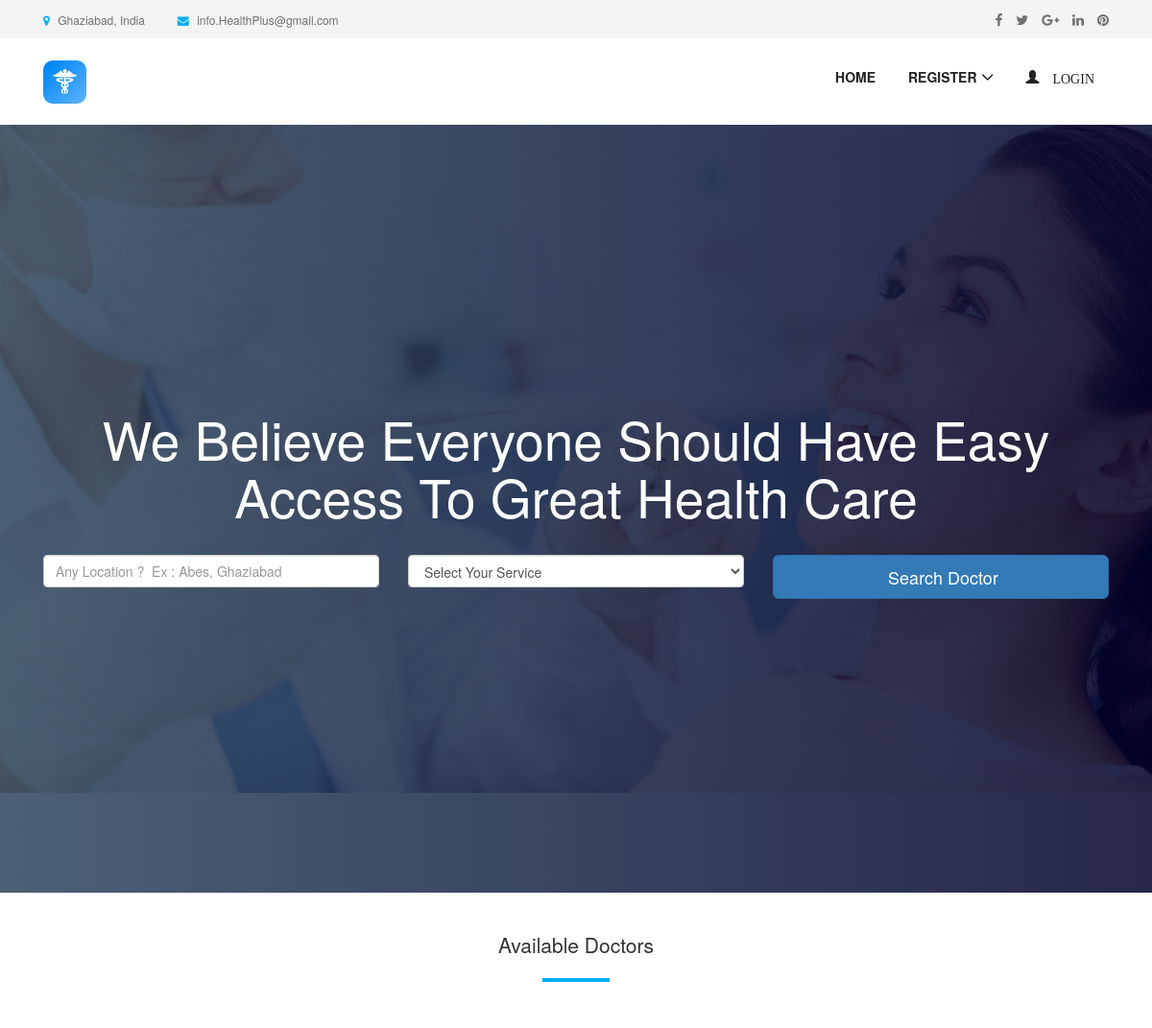
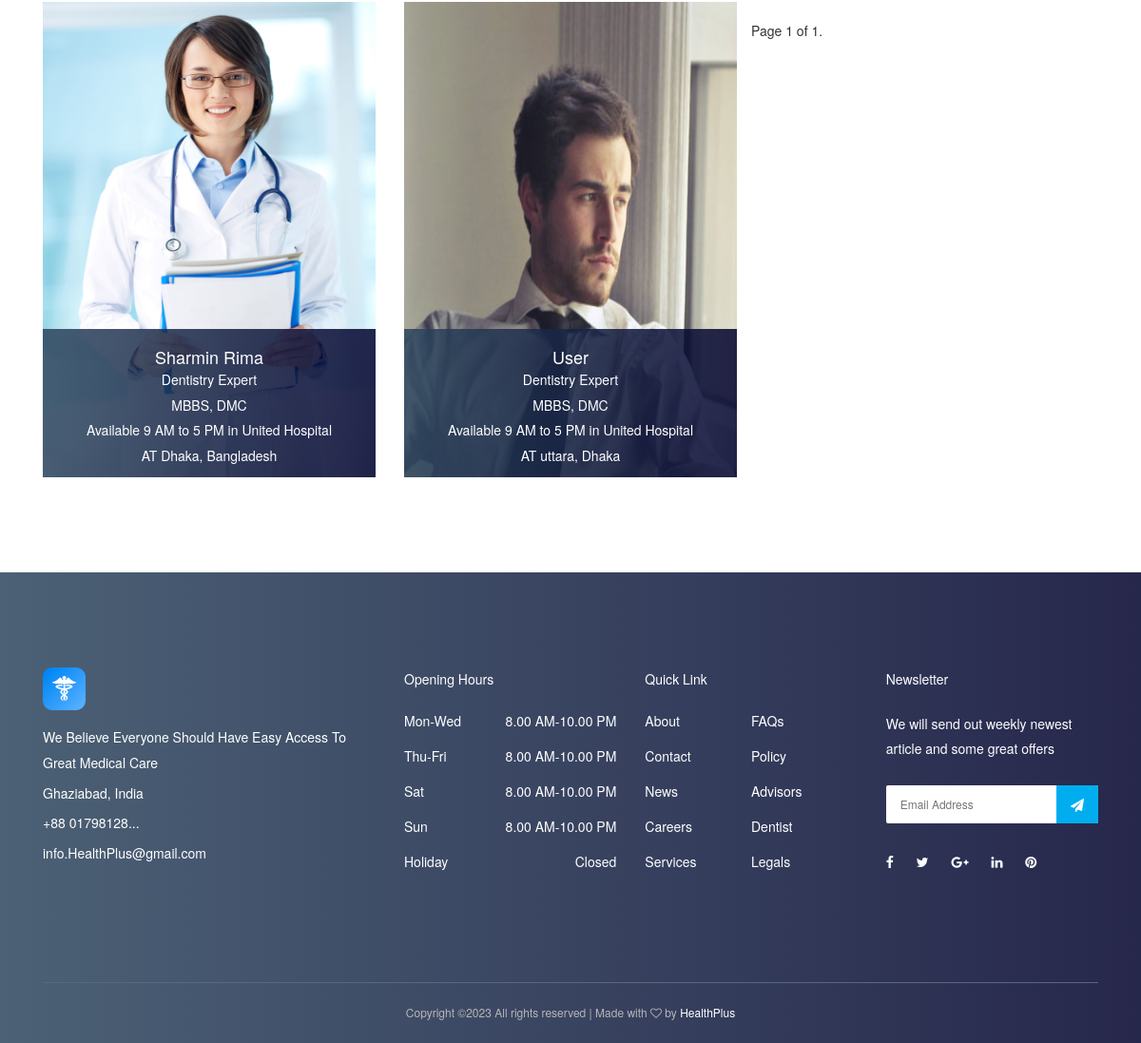
The page / on the database its author committed (2 pictures, top to bottom).
### appointment/models.py (models this page shows, shortened)
class Appointment(models.Model):
    user = models.ForeignKey(User, on_delete=models.CASCADE)
    full_name = models.CharField(max_length=100)
    image = models.ImageField(null=True, blank=True)
    location = models.CharField(max_length=100)
    start_time = models.CharField(max_length=10)
    end_time = models.CharField(max_length=10)
    qualification_name = models.CharField(max_length=100)
    institute_name = models.CharField(max_length=100)
    hospital_name = models.CharField(max_length=100)
    department = models.CharField(choices=department, max_length=100)
    created_at = models.DateTimeField(default=timezone.now)

### appointment/views.py (the view, shortened to what this page needs)
# urls.py: path('', HomePageView.as_view(), name='home'),
class HomePageView(ListView):
    paginate_by = 9
    model = Appointment
    context_object_name = 'home'
    template_name = "home.html"

### templates/home.html (shortened to what this page needs)
 {% extends 'base.html' %}
{% load static %}
{% block content %}
  <section class="welcome-area">
    <div class="welcome-slides owl-carousel">
      <div class="welcome-welcome-slide bg-img bg-gradient-overlay jarallax"  style="background-image: url('{% static 'img/bg-img/1.jpg' %}');">
        <div class="container h-100">
          <div class="row h-100 align-items-center">
            <div class="col-12">
              <div class="welcome-text text-center">
                <h2 data-animation="fadeInUp" data-delay="100ms">We Believe Everyone Should Have Easy Access To Great Health Care</h2>
                <div class="welcome-btn-group">
                    <form id="job-main-form" method="get" action="{% url 'appointment:search' %}" class="search-doctor-form">
                    <div class="row mb-5">
                        <div class="col-12 col-sm-6 col-md-6 col-lg-4 mb-4 mb-lg-0">
                            <input type="text" id="location" name="location"
                                   class="form-control form-control-lg" placeholder="Any Location ?  Ex : Abes, Ghaziabad">
                        </div>
                        <div class="col-12 col-sm-6 col-md-6 col-lg-4 mb-4 mb-lg-0">
                            <select id="department" name="department" class="form-control">
                                <option style="display: none;" >Select Your Service</option>
                            </select>
                        </div>
                        <div class="col-12 col-sm-6 col-md-6 col-lg-4 mb-4 mb-lg-0">
                            <button type="submit" class="btn btn-primary btn-lg btn-block text-black btn-search">Search Doctor
                            </button>
                        </div>
                    </div>
                </form>
                </div>
              </div>
            </div>
          </div>
        </div>
      </div>
    </div>
  </section>
    <section class="dentist-area section-padding-35-0">
        <div class="container">
            <div class="row">
                <div class="col-12">
                    <div class="section-heading text-center">
                        <h3 class="lead">Available Doctors </h3>
                        <div class="line"></div>
                    </div>
                </div>
            </div>
            <div class="row">
                {% for apt in home %}
                    <div class="col-12 col-sm-6 col-md-4">
                        <div class="single-dentist-area mb-100">
                            <img style="height: 500px; width: 600px" src="{{ apt.image.url }}" alt="">
                            <div class="dentist-content">
                                <div class="dentist-info bg-gradient-overlay">
                                    {% if request.user.is_authenticated and request.user.role == 'patient' %}
                                        <h5>{{ apt.full_name }}</h5>
                                        <p>{{ apt.department }} Expert</p>
                                        <p>{{ apt.qualification_name }}, {{ apt.institute_name }}</p>
                                        <p>Available {{ apt.start_time }} to {{ apt.end_time }}
                                            in {{ apt.hospital_name }}</p>
                                        <p>
                                            AT {{ apt.location }} <i class="fa fa-th"></i>
                                            <a href="{% url 'appointment:take-appointment' apt.id %}"> Take
                                                Appointment</a>
                                        </p>
                                        {% else %}
                                         <h5>{{ apt.full_name }}</h5>
                                        <p>{{ apt.department }} Expert</p>
                                        <p>{{ apt.qualification_name }}, {{ apt.institute_name }}</p>
                                        <p>Available {{ apt.start_time }} to {{ apt.end_time }}
                                            in {{ apt.hospital_name }}</p>
                                        <p>
                                            AT {{ apt.location }} </p>
                                    {% endif %}
                                </div>
                            </div>
                        </div>
                    </div>
                {% endfor %}
                <div class="pagination">
    <span class="step-links">
        <span class="current">
            Page {{ page_obj.number }} of {{ page_obj.paginator.num_pages }}.
        </span>
    </span>
                </div>
            </div>
        </div>
    </section>
{% endblock %}

### templates/base.html (shortened to what this page needs)
{% load static %}
<!DOCTYPE html>
<html lang="en">
<head>
  <link rel="stylesheet" href="{% static 'style.css' %}">
<link rel="stylesheet" href="https://maxcdn.bootstrapcdn.com/bootstrap/3.3.7/css/bootstrap.min.css">
</head>
<body>
   {% include 'nav.html' %}
      {% block content %}
  {% endblock  %}
  <footer class="footer-area bg-img bg-gradient-overlay">
    <div class="container">
      <div class="row">
        <div class="col-12 col-sm-6 col-lg-4">
          <div class="single-footer-widget">
            <a href="./index.html" class="d-block mb-4"><img src="{% static 'img/logo1.png' %}" alt=""></a>
            <div class="footer-contact">
                 <p> We Believe Everyone Should Have Easy Access To Great Medical Care</p>
              <p> Ghaziabad, India</p>
              <p> +88 01798128...</p>
              <p> info.HealthPlus@gmail.com</p>
            </div>
          </div>
        </div>
        <div class="col-12 col-sm-6 col-lg">
          <div class="single-footer-widget">
            <h5 class="widget-title">Opening Hours</h5>
            <ul class="opening-hours">
              <li><span>Mon-Wed</span> <span>8.00 AM-10.00 PM</span></li>
              <li><span>Thu-Fri</span> <span>8.00 AM-10.00 PM</span></li>
              <li><span>Sat</span> <span>8.00 AM-10.00 PM</span></li>
              <li><span>Sun</span> <span>8.00 AM-10.00 PM</span></li>
              <li><span>Holiday</span> <span>Closed</span></li>
            </ul>
          </div>
        </div>
        <div class="col-12 col-sm-6 col-lg">
          <div class="single-footer-widget">
            <h5 class="widget-title">Quick Link</h5>
            <nav>
              <ul class="quick-links">
                <li><a href="#">About</a></li>
                <li><a href="#">FAQs</a></li>
                <li><a href="#">Contact</a></li>
                <li><a href="#">Policy</a></li>
                <li><a href="#">News</a></li>
                <li><a href="#">Advisors</a></li>
                <li><a href="#">Careers</a></li>
                <li><a href="#">Dentist</a></li>
                <li><a href="#">Services</a></li>
                <li><a href="#">Legals</a></li>
              </ul>
            </nav>
          </div>
        </div>
        <div class="col-12 col-sm-6 col-lg">
          <div class="single-footer-widget">
            <h5 class="widget-title">Newsletter</h5>
            <p>We will send out weekly newest article and some great offers</p>
            <div class="footer-newsletter-form">
              <form action="#" method="post">
                <input type="email" name="nl-email" value="" placeholder="Email Address">
                <button type="submit"><i class="fa fa-paper-plane" aria-hidden="true"></i></button>
              </form>
            </div>
            <div class="footer-social-info">
              <a href="#" data-toggle="tooltip" data-placement="top" title="Facebook"><i class="fa fa-facebook"></i></a>
              <a href="#" data-toggle="tooltip" data-placement="top" title="Twitter"><i class="fa fa-twitter"></i></a>
              <a href="#" data-toggle="tooltip" data-placement="top" title="Google Plus"><i class="fa fa-google-plus"></i></a>
              <a href="#" data-toggle="tooltip" data-placement="top" title="Linkedin"><i class="fa fa-linkedin"></i></a>
              <a href="#" data-toggle="tooltip" data-placement="top" title="Pinterest"><i class="fa fa-pinterest"></i></a>
            </div>
          </div>
        </div>
      </div>
    </div>
    <div class="container">
      <div class="row">
        <div class="col-12">
          <div class="copywrite-content">
            <p>
Copyright &copy;<script>document.write(new Date().getFullYear());</script> All rights reserved | Made with <i class="fa fa-heart-o" aria-hidden="true"></i> by <a href="https://HealthPlus.com" target="_blank">HealthPlus</a>
</p>
          </div>
        </div>
      </div>
    </div>
  </footer>
</body>
</html>

### templates/nav.html (shortened to what this page needs)
{% load static %}
<header class="header-area">
    <div class="top-header-area">
        <div class="container h-100">
            <div class="row h-100 align-items-center">
                <div class="col-6 col-md-9 col-lg-8">
                    <div class="top-header-content">
                        <a href="#" data-toggle="tooltip" data-placement="bottom" title="Ghaziabad, India"><i
                                class="fa fa-map-marker"></i> <span>Ghaziabad, India</span></a>
                        <a href="#" data-toggle="tooltip" data-placement="bottom" title="info.HealthPlus@gmail.com"><i
                                class="fa fa-envelope"></i> <span>info.HealthPlus@gmail.com</span></a>
                    </div>
                </div>
                <div class="col-6 col-md-3 col-lg-4">
                    <div class="top-header-social-info text-right">
                        <a href="#" data-toggle="tooltip" data-placement="bottom" title="Facebook"><i
                                class="fa fa-facebook"></i></a>
                        <a href="#" data-toggle="tooltip" data-placement="bottom" title="Twitter"><i
                                class="fa fa-twitter"></i></a>
                        <a href="#" data-toggle="tooltip" data-placement="bottom" title="Google Plus"><i
                                class="fa fa-google-plus"></i></a>
                        <a href="#" data-toggle="tooltip" data-placement="bottom" title="Linkedin"><i
                                class="fa fa-linkedin"></i></a>
                        <a href="#" data-toggle="tooltip" data-placement="bottom" title="Pinterest"><i
                                class="fa fa-pinterest"></i></a>
                    </div>
                </div>
            </div>
        </div>
    </div>
    <div class="main-header-area">
        <div class="classy-nav-container breakpoint-off">
            <div class="container">
                <nav class="classy-navbar justify-content-between" id="dentoNav">
                    <a class="nav-brand" href="{% url 'appointment:home' %}"><img src="{% static 'img/logo1.png' %}" alt="">
                    </a>
                    <div class="classy-menu">
                        <div class="classynav">
                            <ul id="nav">
                                <li><a href="{% url 'appointment:home' %}">Home</a></li>
                                {% if request.user.is_authenticated and request.user.role == 'doctor' %}
                                    <li>
                                        <a href="">
                                            <span class="glyphicon glyphicon-user">
                                                    {{ request.user.first_name }}
                                            </span>
                                        </a>
                                        <ul class="dropdown">
                                            <li><a href="{% url 'accounts:doctor-profile-update'  %}"> EDIT PROFILE</a></li>
                                            <li><a href="{% url 'appointment:patient-list' %}"> PATIENTS</a></li>
                                            <li><a href="{% url 'appointment:doctor-appointment' %}">  APPOINTMENTS</a></li>
                                            <li><a href="{% url 'appointment:doctor-appointment-create' %}"> CREATE APPOINTMENT</a></li>
                                            <li><a href="{% url 'accounts:logout' %}"> LOGOUT</a></li>
                                        </ul>
                                    </li>
                              {% else %}
                                    <li><a href="#">Register</a>
                                    </li>
                                    <li>
                                        <a href="{% url 'accounts:login' %}">
                                            <span class="glyphicon glyphicon-user"> login</span>
                                        </a>
                                    </li>
                                {% endif %}
                            </ul>
                        </div>
                    </div>
                </nav>
            </div>
        </div>
    </div>
</header>

### static/css/default-assets/classy-nav.css (style rules this page uses)
body { font-family: "Roboto", sans-serif; }
ul { margin: 0; }
ul li { list-style: none; }
img { height: auto; max-width: 100%; }
.bg-img { background-position: center center; background-size: cover; background-repeat: no-repeat; }
.classy-nav-container { position: relative; z-index: 100; background-color: #ffffff; }
.classy-nav-container * { box-sizing: border-box; }
.classy-nav-container a { -webkit-transition-duration: 500ms; transition-duration: 500ms; text-decoration: none; outline: none; font-size: 14px; font-weight: 400; color: #232323; display: inline-block; }
.justify-content-between { -webkit-box-pack: justify; -ms-flex-pack: justify; justify-content: space-between; }
.classy-navbar { width: 100%; height: 70px; padding: 0.5em 2em; display: -webkit-box; display: -ms-flexbox; display: flex; -webkit-box-align: center; -ms-flex-align: center; -ms-grid-row-align: center; align-items: center; }
.classy-navbar .nav-brand { font-size: 26px; font-weight: 500; color: #565656; display: inline-block; margin-right: 30px; }
.classynav ul li { display: inline-block; clear: both; position: inherit; z-index: 10; }
.classynav ul li.cn-dropdown-item { position: relative; z-index: 10; }
.classynav ul li a { padding: 0 12px; display: block; height: 35px; font-size: 14px; line-height: 34px; }
.classynav ul li.megamenu-item>a:after, .classynav ul li.has-down>a:after { font-family: 'classyfonts'; content: "\e900"; font-size: 12px; color: #000000; padding-left: 5px; -webkit-transition-duration: 500ms; transition-duration: 500ms; }
.breakpoint-off .classynav { display: -webkit-box; display: -ms-flexbox; display: flex; -webkit-box-align: center; -ms-flex-align: center; -ms-grid-row-align: center; align-items: center; }

### rows shown on the page
Appointment: image (picture), full_name "Sharmin Rima", department "Dentistry", qualification_name "MBBS", institute_name "DMC", start_time "9 AM", end_time "5 PM", hospital_name "United Hospital", location "Dhaka, Bangladesh"
Appointment: image (picture), full_name "User", department "Dentistry", qualification_name "MBBS", institute_name "DMC", start_time "9 AM", end_time "5 PM", hospital_name "United Hospital", location "uttara, Dhaka"

### other values the page prints
{{ page_obj.number }} "1"
{{ page_obj.paginator.num_pages }} "1"
